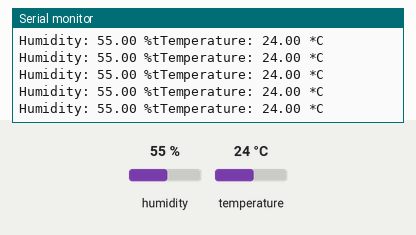
Simulated run of this sketch. Board: Arduino Uno, built with avr-gcc and run on an emulated ATmega328P. Shown: the last lines printed to the serial monitor. Inputs (shaded band) come from the test bench; at power-on: humidity 55 %, temperature 24 °C.

Above: at 2.8 s.
2.9 s: humidity set to 22 %
At 4.27 s:
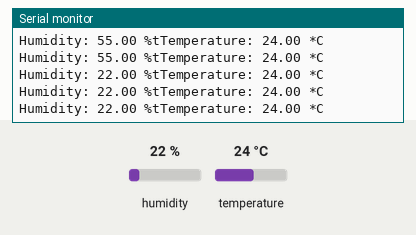
8.9 s: temperature set to 12 °C
At 10.41 s:
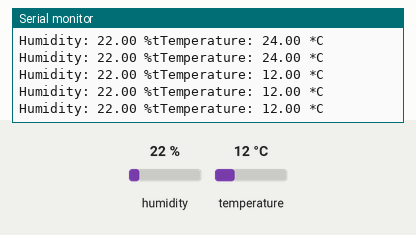
14.9 s: humidity set to 40 %
At 16.55 s:
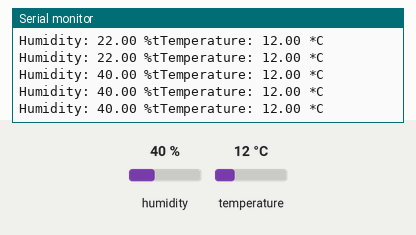
Timing chart, 0 to 18.1 s (numbered marks = the images above; inputs shaded):
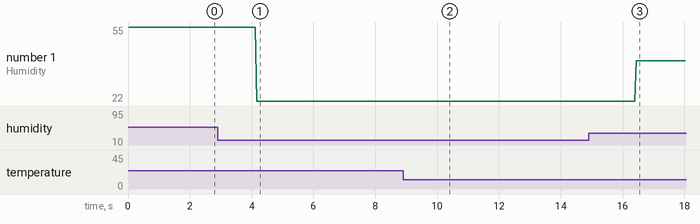

The sketch:

dht11_part_1.ino
```cpp
/*-----------------------------------------------------------------
DHT Tester bagian 1
-----------------
AT-MO PRODUCTION
EDIT OGI SINATRA
------------------
TOLONG JIKA MENGGUNAKAN CODE INI MASUKAN TULISAN YANG DI ATAS
-----------------------------------------------------------------*/

#include "DHT.h"

#define DHTPIN 2 // definisikan pin yang digunakan utk sensor DHT11

// Tentukan jenis DHT yang digunakan (pilih salah satu)
// Saat ini yang dipilih adalah DHT11
#define DHTTYPE DHT11 // DHT 11
//#define DHTTYPE DHT22 // DHT 22 (AM2302)
//#define DHTTYPE DHT21 // DHT 21 (AM2301)

DHT dht(DHTPIN, DHTTYPE);

void setup() {
  Serial.begin(9600);
  Serial.println("DHTxx test!");
  dht.begin();

}

void loop() {
  // Baca humidity dan temperature
  float h = dht.readHumidity();
  float t = dht.readTemperature();

  // Cek hasil pembacaan, dan tampilkan bila ok
  if (isnan(t) || isnan(h)) {
    Serial.println("Failed to read from DHT");
  } else {
    Serial.print("Humidity: ");//kelembaban
    Serial.print(h);
    Serial.print(" %t");
    Serial.print("Temperature: ");
    Serial.print(t);
    Serial.println(" *C");
  }
}
```

Measured:
- after the input at 2.9 s, the serial monitor: prints a new line after 1.3 s (image 1)
- after the input at 8.9 s, the serial monitor: prints a new line after 1.4 s (image 2)
- after the input at 14.9 s, the serial monitor: prints a new line after 1.5 s (image 3)
- plotted number 1: 55 → 22 after the input at 2.9 s, 22 → 40 after the input at 14.9 s
